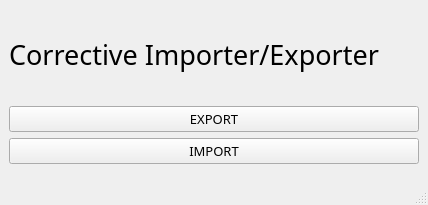
<?xml version="1.0" encoding="UTF-8"?>
<ui version="4.0">
 <class>CorrectiveExporterImporter</class>
 <widget class="QMainWindow" name="CorrectiveExporterImporter">
  <property name="geometry">
   <rect>
    <x>0</x>
    <y>0</y>
    <width>391</width>
    <height>205</height>
   </rect>
  </property>
  <property name="sizePolicy">
   <sizepolicy hsizetype="Fixed" vsizetype="Fixed">
    <horstretch>0</horstretch>
    <verstretch>0</verstretch>
   </sizepolicy>
  </property>
  <property name="windowTitle">
   <string>CorrectiveExporterImporter</string>
  </property>
  <widget class="QWidget" name="centralwidget">
   <property name="sizePolicy">
    <sizepolicy hsizetype="Fixed" vsizetype="Fixed">
     <horstretch>0</horstretch>
     <verstretch>0</verstretch>
    </sizepolicy>
   </property>
   <layout class="QVBoxLayout" name="verticalLayout">
    <item>
     <layout class="QHBoxLayout" name="Title_layout">
      <item>
       <widget class="QLabel" name="Tittle_label">
        <property name="font">
         <font>
          <family>Impact</family>
          <pointsize>20</pointsize>
         </font>
        </property>
        <property name="text">
         <string>Corrective Importer/Exporter</string>
        </property>
       </widget>
      </item>
      <item>
       <spacer name="Title_spacer">
        <property name="orientation">
         <enum>Qt::Horizontal</enum>
        </property>
        <property name="sizeHint" stdset="0">
         <size>
          <width>40</width>
          <height>20</height>
         </size>
        </property>
       </spacer>
      </item>
     </layout>
    </item>
    <item>
     <layout class="QVBoxLayout" name="buttomsLayout">
      <item>
       <widget class="QPushButton" name="exportButtom">
        <property name="font">
         <font>
          <family>Impact</family>
          <pointsize>10</pointsize>
         </font>
        </property>
        <property name="text">
         <string>EXPORT</string>
        </property>
       </widget>
      </item>
      <item>
       <widget class="QPushButton" name="importButtom">
        <property name="font">
         <font>
          <family>Impact</family>
          <pointsize>10</pointsize>
         </font>
        </property>
        <property name="text">
         <string>IMPORT</string>
        </property>
       </widget>
      </item>
     </layout>
    </item>
    <item>
     <spacer name="verticalSpacer">
      <property name="orientation">
       <enum>Qt::Vertical</enum>
      </property>
      <property name="sizeType">
       <enum>QSizePolicy::Fixed</enum>
      </property>
      <property name="sizeHint" stdset="0">
       <size>
        <width>48</width>
        <height>10</height>
       </size>
      </property>
     </spacer>
    </item>
   </layout>
  </widget>
  <widget class="QMenuBar" name="menubar">
   <property name="geometry">
    <rect>
     <x>0</x>
     <y>0</y>
     <width>391</width>
     <height>21</height>
    </rect>
   </property>
  </widget>
  <widget class="QStatusBar" name="statusbar"/>
 </widget>
 <resources/>
 <connections/>
</ui>
